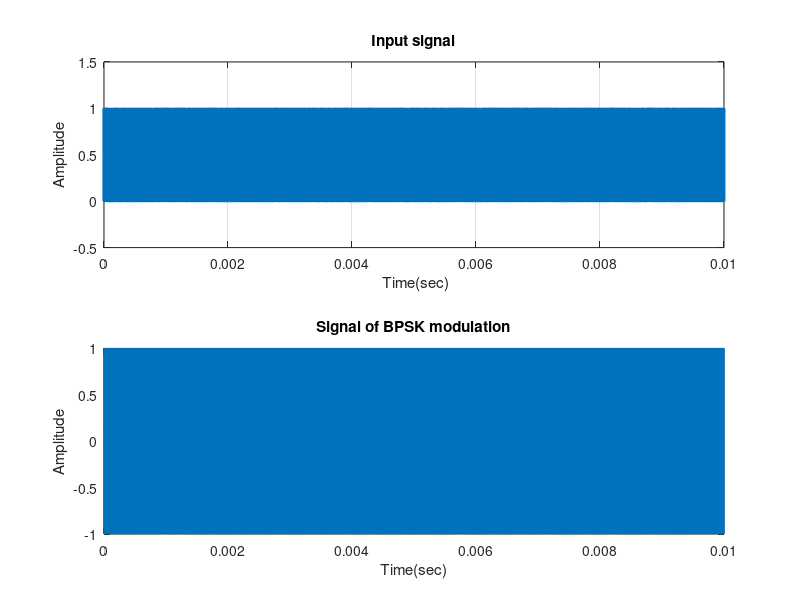
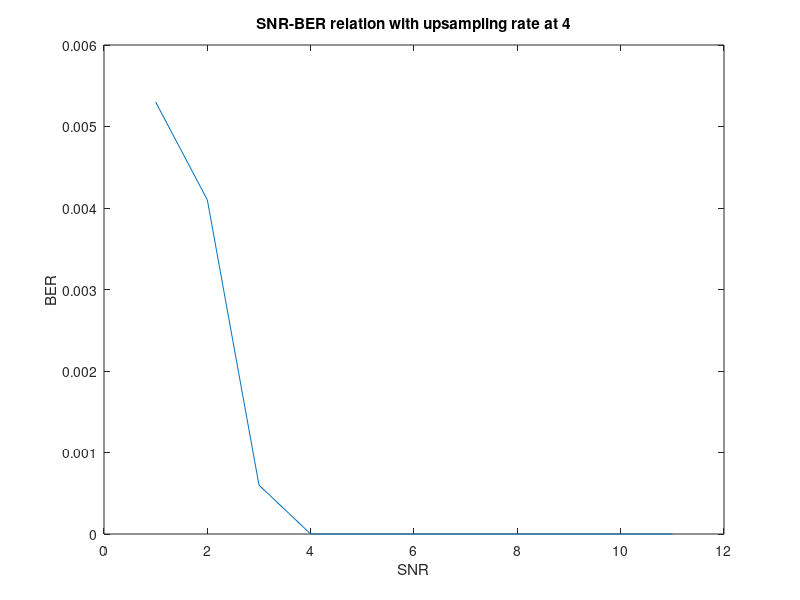

The MATLAB source for these figures, in order:
clc;
clear all;
close all;

% calculate the SNR with Tx limitation and the noise parameter Tx power is
% 20dBm, and the noise is 3dB to -174dBm/Hz, so the noise db is
% -171dBm/Hz,and the pathloss is 120dB, so the receiver get -100dBm power maximum,
% assume the bandwidth BW=1MHZ, the noise -171dbm+10*lg(10^6)dB=-111dBm, so
% the SNR=-100+111=11dB, we can find the suitable SNR for the BER(bit error
% rate)<10^-3

% parasitics
Fc=2.4e8;   % carrier frequency
SNR=1:11;   % SNR range
BperS=1e6;  % Mbps value
N=1e4; % Number of bits
x_inp= randint(1,N);  % binary signal 0 or 1 % message to be transmitted                               
Tb=1/BperS; % bit period (second) =1/BperS   


% ========input signal with upsampling=====================================
x_bit=[]; 
nb=4; % upsampling rate
for n=1:1:N   % 
    if x_inp(n)==1;  
       x_bitt=ones(1,nb);
    else x_inp(n)==0;
        x_bitt=zeros(1,nb);
    end
    x_bit=[x_bit x_bitt];
end

t1=Tb/nb:Tb/nb:nb*N*(Tb/nb); % time of the signal 
f1=figure(1);
set(f1,'color',[1 1 1]);
subplot(2,1,1);
plot(t1,x_bit,'lineWidth',2);grid on;
axis([ 0 Tb*N -0.5 1.5]);
ylabel('Amplitude');
xlabel(' Time(sec)');
title('Input signal');


% BPSK Modulation
fi1=0; % carrier phase for bit 1
fi2=pi; % carrier phase for bit 0
t2=Tb/nb:Tb/nb:Tb;          
t2L=length(t2);
x_mod=[];
for (i=1:1:N)
    if (x_inp(i)==1)
        x_mod0=cos(2*pi*Fc*t2+fi1);%modulation signal 1
    else
        x_mod0=cos(2*pi*Fc*t2+fi2);%modulation signal 0
    end
    x_mod=[x_mod x_mod0];
end
t3=Tb/nb:Tb/nb:Tb*N;
subplot(2,1,2);
plot(t3,x_mod);
xlabel('Time(sec)');
ylabel('Amplitude');
title('Signal of BPSK modulation');


% =========transimission signal==========================================
x=x_mod;
% delay for 2us here data bit rate is 1M the time is 1 us and with 10
% upsampling, the t is 0.1us, so 2us delay is 20 bit shift
x_delay=[zeros(1,20) x_mod(1:length(x_mod)-20)];
x_mul=(x_mod+x_delay)*sqrt(1/2);% delay ISI signal

BER=[];
for i=1:11
    % ==========AWGN nosie====================================================
    n0=awgn(x,i);

    y0=x_mul+n0;
    % figure(4)
    % plot(t1,y0)
    % title('receiver signal with ISI');
    % ylabel('Amplitude');
    % xlabel('time(sec)');
    yFilt = conv(y0,ones(1,nb)); % convolution
    ySamp = yFilt(nb:nb:N*nb);  % sampling at time T=nb
    tnb=Tb:Tb:N*Tb;
    tfilt=Tb/nb:Tb/nb:length(yFilt)*Tb/nb;
    % figure(5)
    % subplot(2,1,1)
    % plot(tnb,ySamp)
    % title('downsampling convolution samples');
    % ylabel('Amplitude');
    % xlabel('time(sec)');
    % hold on
    % subplot(2,1,2)
    % plot(tfilt,yFilt)
    % title('receiver signal convolution for ISI demodulation');
    % ylabel('Amplitude');
    % xlabel('time(sec)');
    % making decision
    y_desion=[];
    for i=1:1:length(ySamp)
        if(ySamp(i)>0)
            y_d=1;
        else
            y_d=0;
        end
        y_desion=[y_desion y_d];
    end
    % BER
    error=0;
    for i=1:1:N
        if y_desion(i)~=x_inp(i)
            error=error+1;
        end
    end
    errorrate=error/N;
    BER=[BER errorrate];
end
figure(8)
plot(SNR,BER);
title('SNR-BER relation with upsampling rate at 4')
xlabel('SNR')
ylabel('BER')
% figure(20)
% plot(t1,n0);
% title('noise figure');
% ylabel('Amplitude');
% xlabel('time(sec)');


% % ==========receiver signal===============================================
% y=x+n0;
% figure(4)
% plot(t1,y)
% title('receiver signal');
% ylabel('Amplitude');
% xlabel('time(sec)');
% % =============demodulation================================================
% 
% % bypass filter for noise signal,give 1M BW
% [b,a] = butter(4,[2.4e8-1e6,2.4e8+1e6]/3e8);
% dataOut = filter(b,a,y);
% figure(5)
% plot(dataOut);
% title('after bypass filter signal');
% ylabel('Amplitude');
% xlabel('time(sec)');
% 
% % multi the carrier signal for next step, low pass filter
% y_1=[];
% for n=t2L:t2L:length(y)
%   t=Tb/nb:Tb/nb:Tb;
%   c=cos(2*pi*Fc*t); % carrier signal 
%   y_dem0=c.*y((n-(t2L-1)):n);
%   y_1=[y_1 y_dem0];
% end
% 
% % low pass filter
% Wc=2*1e8/Fc;                                          
% [b,a]=butter(4,Wc);
% y_dem = filter(b,a,y_1);
% figure(7)
% plot(y_dem);
% title('after low pass filter signal');
% ylabel('Amplitude');
% xlabel('time(sec)');
% 
% % making decision
% y_desion=[];
% for i=nb/2:nb:length(y_dem)
%     if(y_dem(i)>0)
%         y_d=1;
%     else
%         y_d=0;
%     end
%     y_desion=[y_desion y_d];
% end
% 
% x_out=y_desion; % output signal;
% 
% % BER
% error=0;
% for i=1:1:N
%     if x_out(i)~=x_inp(i)
%         error=error+1;
%     end
% end
% errorrate=error/N;


% 
% % ==============BER analysis==============================================
% % BER trace with the upsampling rate at 10, try different SNR to get BER
% BER=[];
% for i=1:11
%     n0=awgn(x,i);
%     
%     y=x+n0;
% 
% 
%     [b,a] = butter(4,[2.4e8-0.5e6,2.4e8+0.5e6]/3e8);
%     dataOut = filter(b,a,y);
% 
%     y_1=[];
%     for n=t2L:t2L:length(y)
%       t=Tb/nb:Tb/nb:Tb;
%       c=cos(2*pi*Fc*t); % carrier signal 
%       y_dem0=c.*y((n-(t2L-1)):n);
%       y_1=[y_1 y_dem0];
%     end
% 
% 
%     Wc=2*1e8/Fc;                                          
%     [b,a]=butter(4,Wc);
%     y_dem = filter(b,a,y_1);
% 
% 
%     y_desion=[];
%     for i=nb/2:nb:length(y_dem)
%         if(y_dem(i)>0)
%             y_d=1;
%         else
%             y_d=0;
%         end
%         y_desion=[y_desion y_d];
%     end
% 
%     x_out=y_desion; % output signal;
% 
%     % BER
%     error=0;
%     for i=1:1:N
%         if x_out(i)~=x_inp(i)
%             error=error+1;
%         end
%     end
%     errorrate=error/N;
%     BER=[BER errorrate];
% end
% 
% figure(8)
% plot(SNR,BER);
% title('SNR-BER relation with upsampling rate at 10')
% xlabel('SNR')
% ylabel('BER')
% 
% % =============upsampling rate analysis, with SNR=6========================
% nb_d=[2,4,6,8,10,20,40,100]; % different upsampling rate
% BER_nb=[];
% for i=1:length(nb_d)
%     nb=nb_d(i);
%     for n=1:1:N   
%         if x_inp(n)==1;  
%            x_bitt=ones(1,nb);
%         else x_inp(n)==0;
%             x_bitt=zeros(1,nb);
%         end
%         x_bit=[x_bit x_bitt];
%     end
% 
%     t1=Tb/nb:Tb/nb:nb*N*(Tb/nb); % time of the signal 
% 
% 
%     t2=Tb/nb:Tb/nb:Tb;          
%     t2L=length(t2);
%     x_mod=[];
%     for (i=1:1:N)
%         if (x_inp(i)==1)
%             x_mod0=cos(2*pi*Fc*t2+fi1);%modulation signal 1
%         else
%             x_mod0=cos(2*pi*Fc*t2+fi2);%modulation signal 0
%         end
%         x_mod=[x_mod x_mod0];
%     end
%     t3=Tb/nb:Tb/nb:Tb*N;
%     x=x_mod;
% 
%     n0=awgn(x,6);
% 
%     y=x+n0;
% 
% 
%     % bypass filter for noise signal
%     [b,a] = butter(4,[2.4e8-0.5e6,2.4e8+0.5e6]/3e8);
%     dataOut = filter(b,a,y);
% 
%     % multi the carrier signal for next step, low pass filter
%     y_1=[];
%     for n=t2L:t2L:length(y)
%       t=Tb/nb:Tb/nb:Tb;
%       c=cos(2*pi*Fc*t); % carrier signal 
%       y_dem0=c.*y((n-(t2L-1)):n);
%       y_1=[y_1 y_dem0];
%     end
% 
%     % low pass filter
%     Wc=2*1e8/Fc;                                          
%     [b,a]=butter(4,Wc);
%     y_dem = filter(b,a,y_1);
% 
%     % making decision
%     y_desion=[];
%     for i=nb/2:nb:length(y_dem)
%         if(y_dem(i)>0)
%             y_d=1;
%         else
%             y_d=0;
%         end
%         y_desion=[y_desion y_d];
%     end
% 
%     x_out=y_desion; % output signal;
% 
%     % BER
%     error=0;
%     for i=1:1:N
%         if x_out(i)~=x_inp(i)
%             error=error+1;
%         end
%     end
%     errorrate=error/N;
%     BER_nb=[BER_nb errorrate];
% end
% 
% figure(9)
% plot(nb_d,BER_nb);
% title('upsampling-BER relation with SNR=6')
% xlabel('upsampling rate')
% ylabel('BER')
